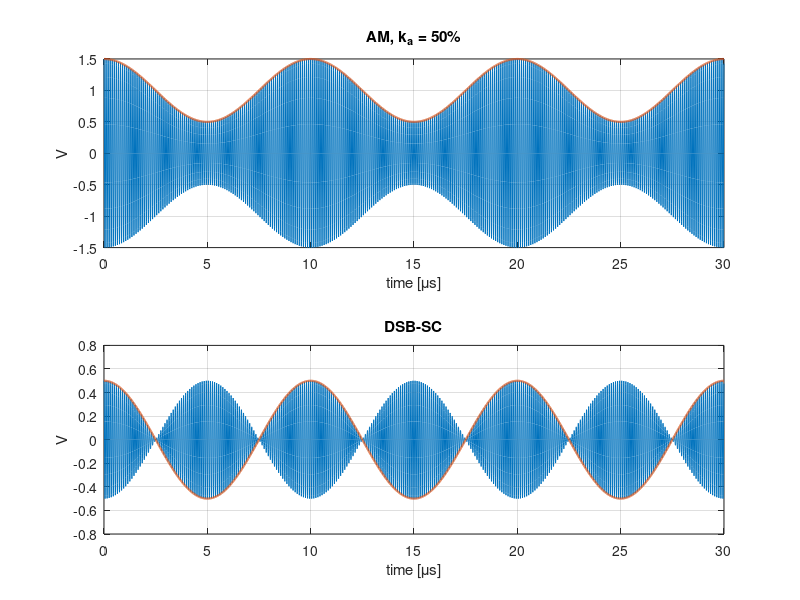
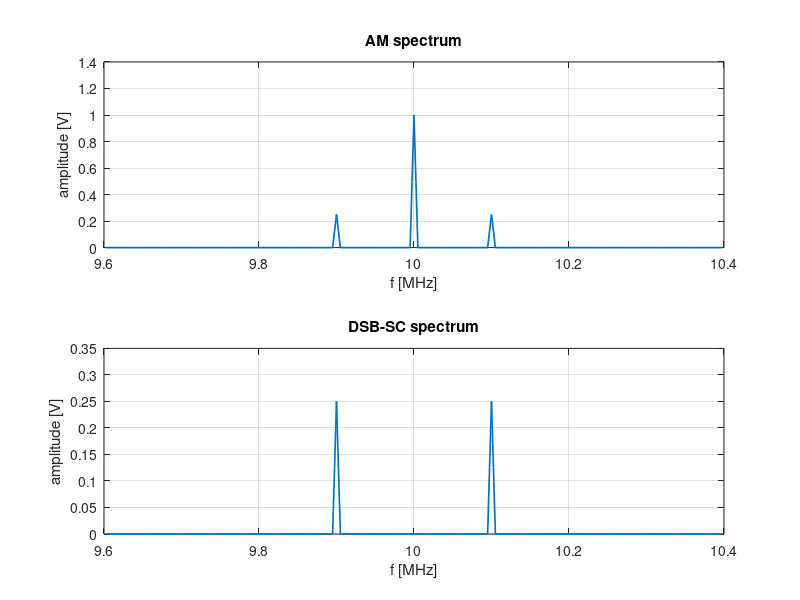
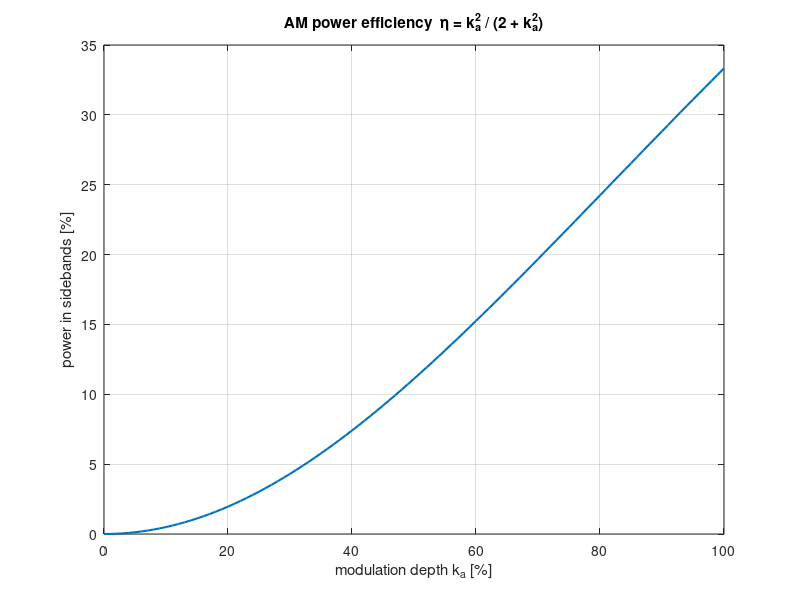

MATLAB code for these plots, in order:
%% Lab 3 - AM and DSB-SC: explore before the lab
% Communication Lab 130661 - JCT
% Generates AM and DSB-SC signals, plots them in time and frequency, and
% computes how the power splits between the carrier and the sidebands.
% Change the parameters below and run again (F5).

clear; close all;

%% Parameters (the values used in the lab)
fc  = 10e6;      % carrier frequency [Hz]
fm  = 100e3;     % message frequency [Hz]
Ac  = 1;         % carrier amplitude [V]
ka  = 0.5;       % modulation depth (0..1)
fs  = 200e6;     % simulation sample rate [Hz]
T   = 40/fm;     % 40 message periods

t  = 0:1/fs:T-1/fs;
m  = cos(2*pi*fm*t);                         % message, peak 1
am = Ac*(1 + ka*m).*cos(2*pi*fc*t);          % AM
ds = Ac*ka*m.*cos(2*pi*fc*t);                % DSB-SC (same sidebands, no carrier)

%% Time domain
figure('Name','Time domain','Color','w');
show = t < 3/fm;
subplot(2,1,1); plot(t(show)*1e6, am(show)); hold on;
plot(t(show)*1e6, Ac*(1+ka*m(show)), 'LineWidth', 1.5);
title(sprintf('AM, k_a = %d%%', round(100*ka))); xlabel('time [\mus]'); ylabel('V'); grid on;
subplot(2,1,2); plot(t(show)*1e6, ds(show)); hold on;
plot(t(show)*1e6, Ac*ka*m(show), 'LineWidth', 1.5);
title('DSB-SC'); xlabel('time [\mus]'); ylabel('V'); grid on;

%% Frequency domain (one-sided amplitude, as on the spectrum analyzer)
N  = numel(t);
w  = 0.5 - 0.5*cos(2*pi*(0:N-1)/(N-1));      % Hann window: cleaner lines
f  = (0:N-1)*fs/N;
A  = @(x) 2*abs(fft(x.*w))/sum(w);
figure('Name','Spectrum','Color','w');
band = f > fc-4*fm & f < fc+4*fm;
Aam = A(am); Ads = A(ds);
subplot(2,1,1); plot(f(band)/1e6, Aam(band), 'LineWidth', 1.2); xlim([fc-4*fm fc+4*fm]/1e6);
title('AM spectrum'); xlabel('f [MHz]'); ylabel('amplitude [V]'); grid on;
subplot(2,1,2); plot(f(band)/1e6, Ads(band), 'LineWidth', 1.2); xlim([fc-4*fm fc+4*fm]/1e6);
title('DSB-SC spectrum'); xlabel('f [MHz]'); ylabel('amplitude [V]'); grid on;

%% Line amplitudes and power split
Pc  = Ac^2/2;                    % carrier power (1 ohm)
Psb = 2*(Ac*ka/2)^2/2;           % both sidebands
fprintf('\nAM with k_a = %.0f%%\n', 100*ka);
fprintf('  carrier line  : %.3f V   at %.3f MHz\n', Ac, fc/1e6);
fprintf('  sideband lines: %.3f V   at %.3f and %.3f MHz\n', Ac*ka/2, (fc-fm)/1e6, (fc+fm)/1e6);
fprintf('  power efficiency (sidebands / total) = %.1f%%\n', 100*Psb/(Pc+Psb));

%% Efficiency vs depth
k = 0:0.01:1;
figure('Name','Efficiency','Color','w');
plot(100*k, 100*k.^2./(2+k.^2), 'LineWidth', 1.5); grid on;
xlabel('modulation depth k_a [%]'); ylabel('power in sidebands [%]');
title('AM power efficiency  \eta = k_a^2 / (2 + k_a^2)');
